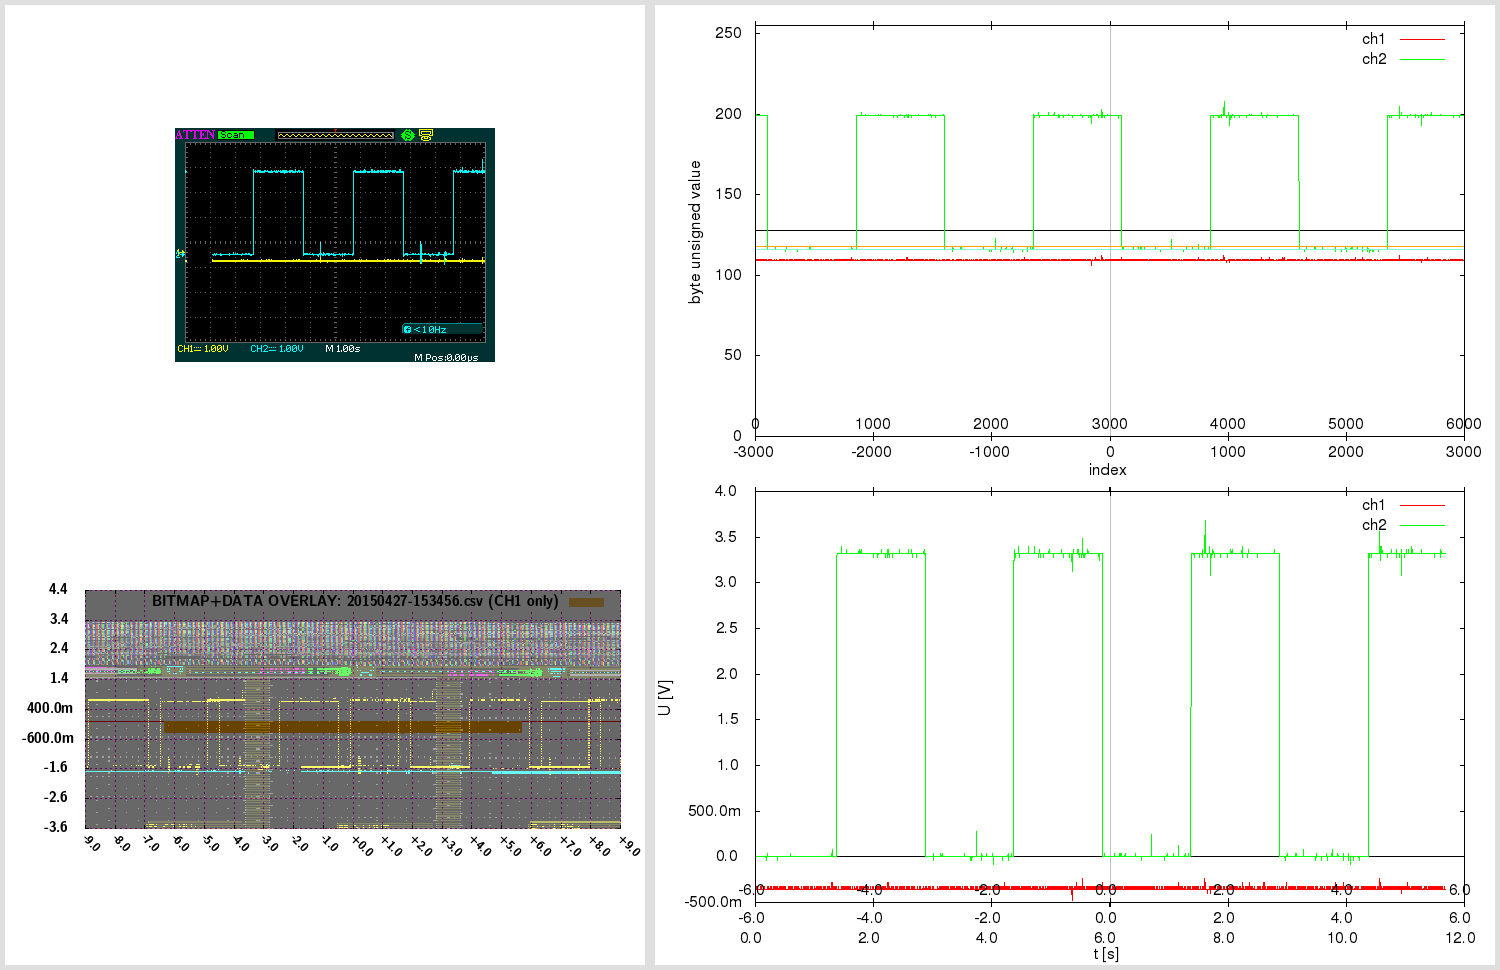

This figure's gnuplot source:

# 20150427-153456.gnuplot [generated by /home/warreee/attenload/adsparse-wave.pl]
# single gnuplot file, with two potentially independent scripts
# generates three plots: one based on integer, other based on real (SI) values
# and one bitmap overlay - and then montages them using ImageMagick

# attengrab .csv can just be centered (over t)
# -> the x=0 (t=0) will correspond to scope center
# (but .DAV/.CSV will also need extra sample alignment)

# in Linux, to see available fonts, do:
# fc-list --verbose | grep 'fullname:' | less
# the two fonts used here:
# LMSansDemiCond10-Regular or "Latin Modern Sans Demi Cond"; and Helvetica
# Helvetica doesn't even get reported on my system:
# $ fc-list --verbose | grep 'fullname:' | grep -i 'Helvetica\|Demi Cond'
#	fullname: "LM Sans Demi Cond 10 Regular"(s) "LMSansDemiCond10-Regular"(s)


print "Gnuplotting..."

## "master settings" (shared between both parts of script)

# line color - specified by linestyles
set style line 1 linetype 1 linecolor rgb "red"
set style line 2 linetype 1 linecolor rgb "green"
set style line 3 linetype 1 linecolor rgb "orange"
set style line 4 linetype 1 linecolor rgb "aquamarine"
set style line 5 linetype -1 linecolor rgb "black"
set style line 6 linetype -1 linecolor rgb "gray"
set style line 7 linetype 1 linecolor rgb "blue"


# VARIABLES ########### ########### ###########

fnbase="20150427-153456"
fn_bmp = fnbase . ".bmp"
fn_pngr = fnbase . "_r.png"
fn_pngi = fnbase . "_i.png"
fn_pngov = fnbase . "_ov.png"
fn_pngt = fnbase . "_tmp.png"
fn_pngo = fnbase . ".png"

# scope screen(shot) properties
tdiv = 1          # T/DIV (50e-9)
toffs = 0        # time offset (scope) (200e-9)
vdiv1 = 1        # V/DIV CH1 (500e-3)
vdiv2 = 1         # V/DIV CH2 (50e-3)
voffs1 = -0.4         # volt offset CH1 (-1.5)
voffs2 = -0.48       # volt offset CH2 (100e-3)
sampintp  = 0.0020000001563    # (500e-12)
sampintf  = 1/sampintp
sratacqf  = 2500      # (250e6)
sratacqp  = 1/sratacqf
#osf = 1.00    # oversample factor (multiplies .CSV and .DAV time domain) # unused here
adsFactor = 1.28

# (edges of current capture and divisions)
scope_hdiv=18
scope_vdiv=8
# enforce floating point (see below)
scope_trange = scope_hdiv*tdiv*1.0    # (900e-9)
scope_left=toffs-(scope_trange/2)     # (-250e-9)
scope_right=toffs+(scope_trange/2)    # (650e-9)
scope_bottom=-voffs1-(scope_vdiv*vdiv1/2) # -500e-3
scope_top=-voffs1+(scope_vdiv*vdiv1/2)    # 3.5

totalch1Vspan=scope_vdiv*vdiv1
totalch2Vspan=scope_vdiv*vdiv2
ch1Vcoeff = adsFactor*totalch1Vspan/(2**8)
ch2Vcoeff = adsFactor*totalch2Vspan/(2**8)

voffs1int = voffs1/ch1Vcoeff  # -10
voffs2int = voffs2/ch2Vcoeff  # -12

acsv_fn = fnbase . '.csv' # '20130020-013902.csv' # from attenload tmp_wav
acsz=6000         # tmp_wav/.csv size (900)
fts=0.0020000001563         # final timestep (sampling period)
# here scope_trange could be 18*1, with acsz 16000;
# if as integer, 18/16000 would be 0 - enforce floating point
# above enforcing scope_trange to float doesn't work,
# must again here:
tdivp = 1.0*scope_trange/acsz   # sampling rate, based on scope range and numsamples in tmp (1ns)
tdivf = 1/tdivp             # freq based on that sampling rate

# just in case - not needed usually:
triglevel=640e-3
trigholdoff=100e-9

toffsamp = toffs/fts		# 0
# time finetune offset - int (samples) (depends on range)
tfoi = -164


#### extract bitmap from .png, if .bmp not present
# was -crop 480x234+10+10; now -crop 480x234+95+128

cmdstr = 'if (! test -f "'.fn_bmp.'") ; then \
  echo -n "'.fn_bmp.' not found .. " ; \
  if [ -f "'.fn_pngo.'" ] ; then \
    echo -n "'.fn_pngo.' found - extracting" ; \
    convert -crop 480x234+95+128 "'.fn_pngo.'" "'.fn_bmp.'" ; \
  else \
    echo -n "'.fn_pngo.' not found - cannot extract" ; \
  fi ; \
else \
  echo -n "'.fn_bmp.' found - using that" ; \
fi; echo'

#print cmdstr
# note - since cmdstr above uses double quotes,
# must use single quotes for bash here!:
print system("bash -c '". cmdstr ."' 2>&1")


##################################
###### plot directly with unsigned byte data

set terminal png size 840,480
set termoption enhanced
set termoption font "Helvetica, 12"

set output fn_pngi
set datafile separator ","

# set axis label
set xlabel "index" offset 0.0,0.8
set ylabel "byte unsigned value" offset 1.0,0.0


# horizontal line as functions
zeroline(x)=128
ch1offs(x)=128+voffs1int # (-10)
ch2offs(x)=128+voffs2int # (-12)

# vertical line - headless arrow
# "y" scope axis in middle:
ymI = acsz/2
set arrow from ymI,0 to ymI,255 nohead ls 5
# time offset:
toI = ymI - toffs/fts
set arrow from toI,0 to toI,255 nohead ls 6


# must use multiplot here, to have two x-axes
# and thus, must set lmargin, so both graphs match

set size 1.0,0.9      # 0.1/2 = 0.05
set bmargin 0
set lmargin 10
set yrange [0:255] # 8-bit


set multiplot

set origin 0,0.1
set xrange [0:acsz]
set xtics in
set xtics offset 0,graph 0.08
plot \
  zeroline(x) with lines notitle ls 5,\
  acsv_fn using 1:2 with lines title "ch1" ls 1, \
  "" using 1:3 with lines title "ch2" ls 2, \
  ch1offs(x) with lines notitle ls 3, \
  ch2offs(x) with lines notitle ls 4

unset arrow # if big offset, line from prev. can 'leak' in next at diff place, so reset

set origin 0,0.1
set xtics out
set xtics offset 0,graph 0.02
set xrange [-acsz/2:acsz/2-1]
#set xtics nomirror 500
set noytics
set noylabel
unset xlabel # set xlabel ""
set border 1
plot 0 notitle

set nomultiplot


### reset previous settings
#unset border # no work for default
set border    # Draw default borders:
set ytics
unset yrange


##################################
###### plot with converted real SI units

# reset # resets set style line!

set terminal png size 840,480
set termoption enhanced
set termoption font "Helvetica, 12"

set output fn_pngr
set datafile separator ","

# set axis label
set xlabel "t [s]" offset 0.0,0.1
set ylabel "U [V]" offset 1.0,0.0

# axis tics format
set format y "%.1s%c"
set format x "%.1s%c"


# horizontal line as functions
zerolineR(x)=0
# don't show real offsets; they could be way off depending on V/DIV
#ch1offsR(x)=0+(-0.4)
#ch2offsR(x)=0+(-0.48)

# "y" scope axis in middle (the +1 added to ymI so it snaps at 0):
ymR=(ymI+1)*fts
set arrow from ymR,graph 0 to ymR,graph 1 nohead ls 5
# time offset:
toR=toI*fts
set arrow from toR,graph 0 to toR,graph 1 nohead ls 6
# indicate scope range here too
set arrow from scope_left+toR,graph 0 to scope_left+toR,graph 1 nohead ls 7
set arrow from scope_right+toR,graph 0 to scope_right+toR,graph 1 nohead ls 7


# must use multiplot here, to have two x-axes
# and thus, must set lmargin, so both graphs match

set size 1.0,0.9      # 0.1/2 = 0.05
set bmargin 0
set lmargin 10
set yrange [] writeback # since we don't set explicity, must save autorange
set autoscale y

set multiplot

set origin 0,0.13
set xrange [0:acsz*fts]
set xtics out
set xtics offset 0,graph -0.03
plot \
  zerolineR(x) with lines notitle ls 5,\
  acsv_fn using ($4+tfoi*fts):5 with lines title "ch1" ls 1, \
  "" using ($4+tfoi*fts):6 with lines title "ch2" ls 2

set yrange restore # this saves the found yrange after `plot`
unset arrow # if big offset, line from prev. can 'leak' in next at diff place, so reset

set origin 0,0.13
set xtics out
set xtics offset 0,graph 0.02
set xrange [(-acsz/2)*fts:(acsz/2-1)*fts]
set noytics
set noylabel
unset xlabel # set xlabel ""
set border 1
plot GPVAL_Y_MIN notitle

set origin 0,0.13
set xtics in
set xtics offset 0,graph 0.08
# wrong to put xrange [scope_left:scope_right] here;
# as [scope_left:scope_right] could be a snippet,
# and this graph shows entire capture!
# simply move the previous scale for toffset
toRR=(acsz/2.)*fts-toR
set xrange [(-acsz/2)*fts+toRR:(acsz/2-1)*fts+toRR]
set noytics
set noylabel
unset xlabel # set xlabel ""
set border 1
plot GPVAL_Y_MIN notitle

set nomultiplot


##################################
###### plot with bitmap and data overlay

# here 840,480 remains as output png size,
# even if not set explicitly; also, make
# the height smaller - so can have gravity North in montage

set terminal png truecolor size 640,305 # size 840,480
set termoption enhanced
myfont="LMSansDemiCond10-Regular"   # LMSansDemiCond10-Regular or "Latin Modern Sans Demi Cond"
# cannot do concatenation direct in termoption line, so in separate string
myfontb="".myfont.", 12"
set termoption font myfontb

set output fn_pngov
set datafile separator ","


set autoscale
unset xtics
unset ytics
unset border
unset arrow # delete all arrows
unset object # (hopefully) delete objects?

set xrange [scope_left:scope_right]
xticstep=(scope_right-scope_left)/scope_hdiv
set xtics in scope_left,xticstep,scope_right scale 1
set yrange [scope_bottom:scope_top]
yticstep=(scope_top-scope_bottom)/scope_vdiv
set ytics in scope_bottom,yticstep,scope_top scale 1
set grid xtics ytics back linecolor rgb "magenta"
# right is only gnuplot 4.6 - without it ok w/ 4.4
#set xtics rotate by -45 offset 2.5,-1.50 right format "%+.1s%c" font myfont.',10'
set xtics rotate by -45 offset 0.0,0.0 format "%+.1s%c" font myfont.',10'
set key noenhanced

# dimensions of scope screenshot bitmap
bmp_w=480
bmp_h=234

# alpha bmp transparency [0:255]
bmp_alpha = 150
# boxes fillstyle transparent solid 0.10
box_transp = (1.-(acsz/16384.))*0.9 + 0.10

# plot string for data in transparent bitmap:
plot1au = "(($0-acsz/2.+tfoi)*fts+toffs):($5)"

# bmp_w=480 bmp_h=234 ; inside 451x201+15+14
# on plot: scope_left:scope_right and scope_bottom:scope_top!
# (so toffset is built in!)

bdx = scope_trange/(451.0-1)  # [s/pixel] /451: 1.99557e-09 vs 2.000e-9 manually
bdy = totalch1Vspan/(201.0-1) # [V/pixel] /201: 0.0199005 vs 0.02005 manually
bofx = -((scope_trange/2.0)-toffs+(15.0+0)*bdx) #-15.0*bdx # -2.8e-7
bofy = -((totalch1Vspan/2.0)+voffs1+(14.0+5)*bdy) #-14.0*bdy # -0.88

# seems `boxes fillstyle transparent solid 0.40` makes some seethroughs
# or something with bmp alpha overlay; but even without, all the same?
# because the red + blue (somehow inverted) creates a gray.. better green or orange

_plot_str = "zerolineR(x) with lines notitle ls 1,\
acsv_fn \
  using ".plot1au." with boxes fillstyle transparent solid box_transp noborder linestyle 3\
  title 'BITMAP+DATA OVERLAY: '.acsv_fn.' (CH1 only)',\
fn_bmp \
  binary array=(bmp_w,bmp_h) skip=54 format='%uchar' \
  dx=bdx dy=bdy origin=(bofx,bofy) \
  using 1:2:3:(bmp_alpha) \
  with rgbalpha t ''"

# seems actual plot in screenshot bitmap (480 × 234)
#  is at: 451x201+15+14; aspect ratio 201/451 = 0.445676
set size ratio 0.445676

eval("plot " . _plot_str)




##################################
###### montage commands

# used to be in attengrab; now here
# call ImageMagick montage via system
# and montage in `gnuplot` (easier to separate)

print "Montaging images..."
# this works in ImageMagick 6.6.2-6, but not in 6.5.7-8
#      '.fn_pngov.' -gravity Center -extent x480  \#
# must spec -extent 640x480 for 6.5

cmdstr = 'montage \
  <(montage \
    <(convert \
      '.fn_bmp.' -gravity Center -crop 640x480-10+0! -flatten  \
      bmp:-) \
    <(convert \
      '.fn_pngov.' -gravity Center -extent 640x480  \
      bmp:-) \
  -tile 1x -geometry +0+0  \
  bmp:-) \
  <(montage \
    '.fn_pngi.' \
    '.fn_pngr.' \
  -tile 1x -geometry +0+0  \
  bmp:-) \
-geometry +0+0 -border 5 \
'.fn_pngo

print cmdstr
print system('bash -c "'. cmdstr .'" 2>&1')

print "Deleting temp files ..."

delcmd = "rm"

# leave the bitmap for now
# actually, let attengrab handle it - since
# it may need to be re-taken!
# #cmdstr = delcmd ." ". fn_bmp
# #print cmdstr . "  " . system(cmdstr . " 2>&1")

cmdstr = delcmd ." ". fn_pngr
print cmdstr . "  " . system(cmdstr . " 2>&1")

cmdstr = delcmd ." ". fn_pngi
print cmdstr . "  " . system(cmdstr . " 2>&1")

cmdstr = delcmd ." ". fn_pngov
print cmdstr . "  " . system(cmdstr . " 2>&1")




# note:
# set terminal png size 840,480 # size defaults to 640x480 px
# set terminal pdf size 10,3 # size defaults to 5x3 in
# enhanced text: set termoption enhanced

# vertical line - headless arrow
# need ymin and ymax; gnuplot gives them only after plot -
# - and even then they do not correspond to end ticks
# - and even then, cannot get the arrow to show, after the second `plot`
# .. nor can I edit it anyhow; it must run before the first `plot`
# so instead of that, position y coordinates relative to graph (0 to 1)
#set arrow 1 from graph 0.5,0 to graph 0.5,1 nohead ls 5

# in multiplot, yrange should be after the size command
# note: xrange could be 2250 or 450
# so leave it to autoscale here? will be accurate since it's integer index...
# now set explicitly by script # below in multiplot

# axis tics format
# for engineering notation - 'help format specifiers':
# "A 'scientific' power is one such that the exponent is a multiple of three."

# print "Montaging images..."

# "The 'tile' size is then set to the largest dimentions
# of all the resized images, and the size actually specified."
# "by removing the 'size' component, non of the images will
# be resized, and the 'tile' size will be set to the largest
# dimensions of all the images given"
# not so simple: http://unix.stackexchange.com/questions/4046/
# can be done in one command with bash subprocess pipes (bash only)
# was: .fn_bmp.' -gravity NorthWest ; fn_pngov.' -gravity North
# can pad with -gravity Center -extent 640x480;
# but also with crop! -flatten - there have offset too!
# -geometry +2+2 can also mess up the last -border 5 !

# bmp scale worked for:
# bmp_w=480 bmp_h=234 ; inside 451x201+15+14
# tdiv = 5e-08,  toffs = 2e-07,  vdiv1 = 0.5,   voffs1 = -1.5,
# dx=2.000e-9 dy=0.02005 origin=(-2.8e-7,-0.88) for
# tspan = 18*tdiv = 18*5e-08 = 9e-07s
# vspan1 = 8*vdiv1 = 8*0.5 = 4V
# tspan/451 = 9e-07/451 = 1.99557e-09 s/pixel
# vspan1/201 = 4/201 = 0.0199005 V/pixel
# bdx=tspan/(451-1) = '9e-07/(451-1)' = 2e-09
# bdy=vspan1/(201-1) = '4/(201-1)' = 0.02
# 15*bdx = 15*2e-9 = 3e-08
# 14*bdy = 14*0.02 = 0.28
# 15*1.99557e-09 = 2.99335e-08
# 14*0.0199005 = 0.278607
